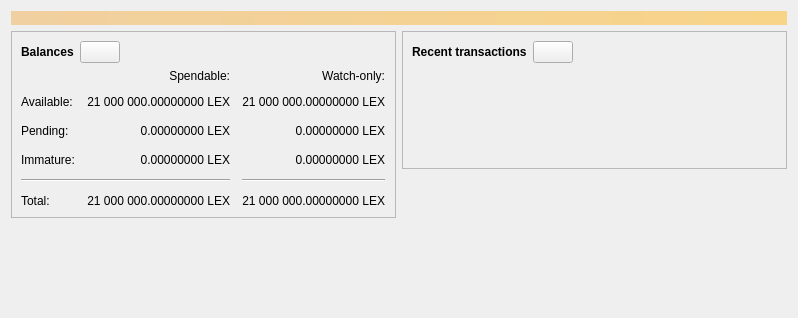
<?xml version="1.0" encoding="UTF-8"?>
<ui version="4.0">
 <class>OverviewPage</class>
 <widget class="QWidget" name="OverviewPage">
  <property name="geometry">
   <rect>
    <x>0</x>
    <y>0</y>
    <width>798</width>
    <height>318</height>
   </rect>
  </property>
  <property name="windowTitle">
   <string>Form</string>
  </property>
  <layout class="QVBoxLayout" name="topLayout">
   <item>
    <widget class="QLabel" name="labelAlerts">
     <property name="visible">
      <bool>false</bool>
     </property>
     <property name="styleSheet">
      <string notr="true">QLabel { background-color: qlineargradient(x1: 0, y1: 0, x2: 1, y2: 0, stop:0 #F0D0A0, stop:1 #F8D488); color:#000000; }</string>
     </property>
     <property name="wordWrap">
      <bool>true</bool>
     </property>
     <property name="margin">
      <number>3</number>
     </property>
     <property name="textInteractionFlags">
      <set>Qt::TextSelectableByMouse</set>
     </property>
    </widget>
   </item>
   <item>
    <layout class="QHBoxLayout" name="horizontalLayout" stretch="1,1">
     <item>
      <layout class="QVBoxLayout" name="verticalLayout_2">
       <item>
        <widget class="QFrame" name="frame">
         <property name="frameShape">
          <enum>QFrame::StyledPanel</enum>
         </property>
         <property name="frameShadow">
          <enum>QFrame::Raised</enum>
         </property>
         <layout class="QVBoxLayout" name="verticalLayout_4">
          <item>
           <layout class="QHBoxLayout" name="horizontalLayout_4">
            <item>
             <widget class="QLabel" name="label_5">
              <property name="font">
               <font>
                <weight>75</weight>
                <bold>true</bold>
               </font>
              </property>
              <property name="text">
               <string>Balances</string>
              </property>
             </widget>
            </item>
            <item>
             <widget class="QPushButton" name="labelWalletStatus">
              <property name="enabled">
               <bool>true</bool>
              </property>
              <property name="maximumSize">
               <size>
                <width>45</width>
                <height>16777215</height>
               </size>
              </property>
              <property name="toolTip">
               <string>The displayed information may be out of date. Your wallet automatically synchronizes with the biblio network after a connection is established, but this process has not completed yet.</string>
              </property>
              <property name="text">
               <string/>
              </property>
              <property name="icon">
               <iconset resource="../bitcoin.qrc">
                <normaloff>:/icons/warning</normaloff>
                <disabledoff>:/icons/warning</disabledoff>:/icons/warning</iconset>
              </property>
              <property name="iconSize">
               <size>
                <width>24</width>
                <height>24</height>
               </size>
              </property>
             </widget>
            </item>
            <item>
             <spacer name="horizontalSpacer_3">
              <property name="orientation">
               <enum>Qt::Horizontal</enum>
              </property>
              <property name="sizeHint" stdset="0">
               <size>
                <width>40</width>
                <height>20</height>
               </size>
              </property>
             </spacer>
            </item>
           </layout>
          </item>
          <item>
           <layout class="QGridLayout" name="gridLayout">
            <property name="spacing">
             <number>12</number>
            </property>
            <item row="2" column="2">
             <widget class="QLabel" name="labelWatchPending">
              <property name="cursor">
               <cursorShape>IBeamCursor</cursorShape>
              </property>
              <property name="toolTip">
               <string>Unconfirmed transactions to watch-only addresses</string>
              </property>
              <property name="text">
               <string notr="true">0.00000000 LEX</string>
              </property>
              <property name="alignment">
               <set>Qt::AlignRight|Qt::AlignTrailing|Qt::AlignVCenter</set>
              </property>
              <property name="textInteractionFlags">
               <set>Qt::LinksAccessibleByMouse|Qt::TextSelectableByKeyboard|Qt::TextSelectableByMouse</set>
              </property>
             </widget>
            </item>
            <item row="2" column="1">
             <widget class="QLabel" name="labelUnconfirmed">
              <property name="cursor">
               <cursorShape>IBeamCursor</cursorShape>
              </property>
              <property name="toolTip">
               <string>Total of transactions that have yet to be confirmed, and do not yet count toward the spendable balance</string>
              </property>
              <property name="text">
               <string notr="true">0.00000000 LEX</string>
              </property>
              <property name="alignment">
               <set>Qt::AlignRight|Qt::AlignTrailing|Qt::AlignVCenter</set>
              </property>
              <property name="textInteractionFlags">
               <set>Qt::LinksAccessibleByMouse|Qt::TextSelectableByKeyboard|Qt::TextSelectableByMouse</set>
              </property>
             </widget>
            </item>
            <item row="3" column="2">
             <widget class="QLabel" name="labelWatchImmature">
              <property name="cursor">
               <cursorShape>IBeamCursor</cursorShape>
              </property>
              <property name="toolTip">
               <string>Mined balance in watch-only addresses that has not yet matured</string>
              </property>
              <property name="text">
               <string notr="true">0.00000000 LEX</string>
              </property>
              <property name="alignment">
               <set>Qt::AlignRight|Qt::AlignTrailing|Qt::AlignVCenter</set>
              </property>
              <property name="textInteractionFlags">
               <set>Qt::LinksAccessibleByMouse|Qt::TextSelectableByKeyboard|Qt::TextSelectableByMouse</set>
              </property>
             </widget>
            </item>
            <item row="4" column="0" colspan="2">
             <widget class="Line" name="line">
              <property name="orientation">
               <enum>Qt::Horizontal</enum>
              </property>
             </widget>
            </item>
            <item row="4" column="2">
             <widget class="Line" name="lineWatchBalance">
              <property name="sizePolicy">
               <sizepolicy hsizetype="Preferred" vsizetype="Fixed">
                <horstretch>0</horstretch>
                <verstretch>0</verstretch>
               </sizepolicy>
              </property>
              <property name="minimumSize">
               <size>
                <width>140</width>
                <height>0</height>
               </size>
              </property>
              <property name="orientation">
               <enum>Qt::Horizontal</enum>
              </property>
             </widget>
            </item>
            <item row="5" column="0">
             <widget class="QLabel" name="labelTotalText">
              <property name="text">
               <string>Total:</string>
              </property>
             </widget>
            </item>
            <item row="3" column="1">
             <widget class="QLabel" name="labelImmature">
              <property name="cursor">
               <cursorShape>IBeamCursor</cursorShape>
              </property>
              <property name="toolTip">
               <string>Mined balance that has not yet matured</string>
              </property>
              <property name="text">
               <string notr="true">0.00000000 LEX</string>
              </property>
              <property name="alignment">
               <set>Qt::AlignRight|Qt::AlignTrailing|Qt::AlignVCenter</set>
              </property>
              <property name="textInteractionFlags">
               <set>Qt::LinksAccessibleByMouse|Qt::TextSelectableByKeyboard|Qt::TextSelectableByMouse</set>
              </property>
             </widget>
            </item>
            <item row="2" column="3">
             <spacer name="horizontalSpacer_2">
              <property name="orientation">
               <enum>Qt::Horizontal</enum>
              </property>
              <property name="sizeHint" stdset="0">
               <size>
                <width>40</width>
                <height>20</height>
               </size>
              </property>
             </spacer>
            </item>
            <item row="3" column="0">
             <widget class="QLabel" name="labelImmatureText">
              <property name="text">
               <string>Immature:</string>
              </property>
             </widget>
            </item>
            <item row="5" column="1">
             <widget class="QLabel" name="labelTotal">
              <property name="cursor">
               <cursorShape>IBeamCursor</cursorShape>
              </property>
              <property name="toolTip">
               <string>Your current total balance</string>
              </property>
              <property name="text">
               <string notr="true">21 000 000.00000000 LEX</string>
              </property>
              <property name="alignment">
               <set>Qt::AlignRight|Qt::AlignTrailing|Qt::AlignVCenter</set>
              </property>
              <property name="textInteractionFlags">
               <set>Qt::LinksAccessibleByMouse|Qt::TextSelectableByKeyboard|Qt::TextSelectableByMouse</set>
              </property>
             </widget>
            </item>
            <item row="5" column="2">
             <widget class="QLabel" name="labelWatchTotal">
              <property name="cursor">
               <cursorShape>IBeamCursor</cursorShape>
              </property>
              <property name="toolTip">
               <string>Current total balance in watch-only addresses</string>
              </property>
              <property name="text">
               <string notr="true">21 000 000.00000000 LEX</string>
              </property>
              <property name="alignment">
               <set>Qt::AlignRight|Qt::AlignTrailing|Qt::AlignVCenter</set>
              </property>
              <property name="textInteractionFlags">
               <set>Qt::LinksAccessibleByMouse|Qt::TextSelectableByKeyboard|Qt::TextSelectableByMouse</set>
              </property>
             </widget>
            </item>
            <item row="0" column="2">
             <widget class="QLabel" name="labelWatchonly">
              <property name="text">
               <string>Watch-only:</string>
              </property>
              <property name="alignment">
               <set>Qt::AlignRight|Qt::AlignTrailing|Qt::AlignVCenter</set>
              </property>
             </widget>
            </item>
            <item row="1" column="0">
             <widget class="QLabel" name="labelBalanceText">
              <property name="text">
               <string>Available:</string>
              </property>
             </widget>
            </item>
            <item row="1" column="1">
             <widget class="QLabel" name="labelBalance">
              <property name="cursor">
               <cursorShape>IBeamCursor</cursorShape>
              </property>
              <property name="toolTip">
               <string>Your current spendable balance</string>
              </property>
              <property name="text">
               <string notr="true">21 000 000.00000000 LEX</string>
              </property>
              <property name="alignment">
               <set>Qt::AlignRight|Qt::AlignTrailing|Qt::AlignVCenter</set>
              </property>
              <property name="textInteractionFlags">
               <set>Qt::LinksAccessibleByMouse|Qt::TextSelectableByKeyboard|Qt::TextSelectableByMouse</set>
              </property>
             </widget>
            </item>
            <item row="1" column="2">
             <widget class="QLabel" name="labelWatchAvailable">
              <property name="cursor">
               <cursorShape>IBeamCursor</cursorShape>
              </property>
              <property name="toolTip">
               <string>Your current balance in watch-only addresses</string>
              </property>
              <property name="text">
               <string notr="true">21 000 000.00000000 LEX</string>
              </property>
              <property name="alignment">
               <set>Qt::AlignRight|Qt::AlignTrailing|Qt::AlignVCenter</set>
              </property>
              <property name="textInteractionFlags">
               <set>Qt::LinksAccessibleByMouse|Qt::TextSelectableByKeyboard|Qt::TextSelectableByMouse</set>
              </property>
             </widget>
            </item>
            <item row="2" column="0">
             <widget class="QLabel" name="labelPendingText">
              <property name="text">
               <string>Pending:</string>
              </property>
             </widget>
            </item>
            <item row="0" column="1">
             <widget class="QLabel" name="labelSpendable">
              <property name="text">
               <string>Spendable:</string>
              </property>
              <property name="alignment">
               <set>Qt::AlignRight|Qt::AlignTrailing|Qt::AlignVCenter</set>
              </property>
             </widget>
            </item>
           </layout>
          </item>
         </layout>
        </widget>
       </item>
       <item>
        <spacer name="verticalSpacer">
         <property name="orientation">
          <enum>Qt::Vertical</enum>
         </property>
         <property name="sizeHint" stdset="0">
          <size>
           <width>20</width>
           <height>40</height>
          </size>
         </property>
        </spacer>
       </item>
      </layout>
     </item>
     <item>
      <layout class="QVBoxLayout" name="verticalLayout_3">
       <item>
        <widget class="QFrame" name="frame_2">
         <property name="frameShape">
          <enum>QFrame::StyledPanel</enum>
         </property>
         <property name="frameShadow">
          <enum>QFrame::Raised</enum>
         </property>
         <layout class="QVBoxLayout" name="verticalLayout">
          <item>
           <layout class="QHBoxLayout" name="horizontalLayout_2">
            <item>
             <widget class="QLabel" name="label_4">
              <property name="font">
               <font>
                <weight>75</weight>
                <bold>true</bold>
               </font>
              </property>
              <property name="text">
               <string>Recent transactions</string>
              </property>
             </widget>
            </item>
            <item>
             <widget class="QPushButton" name="labelTransactionsStatus">
              <property name="enabled">
               <bool>true</bool>
              </property>
              <property name="maximumSize">
               <size>
                <width>45</width>
                <height>16777215</height>
               </size>
              </property>
              <property name="toolTip">
               <string>The displayed information may be out of date. Your wallet automatically synchronizes with the biblio network after a connection is established, but this process has not completed yet.</string>
              </property>
              <property name="text">
               <string/>
              </property>
              <property name="icon">
               <iconset resource="../bitcoin.qrc">
                <normaloff>:/icons/warning</normaloff>
                <disabledoff>:/icons/warning</disabledoff>:/icons/warning</iconset>
              </property>
              <property name="iconSize">
               <size>
                <width>24</width>
                <height>24</height>
               </size>
              </property>
             </widget>
            </item>
            <item>
             <spacer name="horizontalSpacer">
              <property name="orientation">
               <enum>Qt::Horizontal</enum>
              </property>
              <property name="sizeHint" stdset="0">
               <size>
                <width>40</width>
                <height>20</height>
               </size>
              </property>
             </spacer>
            </item>
           </layout>
          </item>
          <item>
           <widget class="TransactionOverviewWidget" name="listTransactions">
            <property name="styleSheet">
             <string notr="true">QListView { background: transparent; }</string>
            </property>
            <property name="frameShape">
             <enum>QFrame::NoFrame</enum>
            </property>
            <property name="verticalScrollBarPolicy">
             <enum>Qt::ScrollBarAlwaysOff</enum>
            </property>
            <property name="horizontalScrollBarPolicy">
             <enum>Qt::ScrollBarAlwaysOff</enum>
            </property>
            <property name="sizeAdjustPolicy">
             <enum>QAbstractScrollArea::AdjustToContents</enum>
            </property>
            <property name="selectionMode">
             <enum>QAbstractItemView::NoSelection</enum>
            </property>
            <property name="uniformItemSizes">
             <bool>true</bool>
            </property>
           </widget>
          </item>
         </layout>
        </widget>
       </item>
       <item>
        <spacer name="verticalSpacer_2">
         <property name="orientation">
          <enum>Qt::Vertical</enum>
         </property>
         <property name="sizeHint" stdset="0">
          <size>
           <width>20</width>
           <height>40</height>
          </size>
         </property>
        </spacer>
       </item>
      </layout>
     </item>
    </layout>
   </item>
  </layout>
 </widget>
 <customwidgets>
  <customwidget>
   <class>TransactionOverviewWidget</class>
   <extends>QListView</extends>
   <header>qt/transactionoverviewwidget.h</header>
  </customwidget>
 </customwidgets>
 <resources/>
 <connections/>
</ui>
